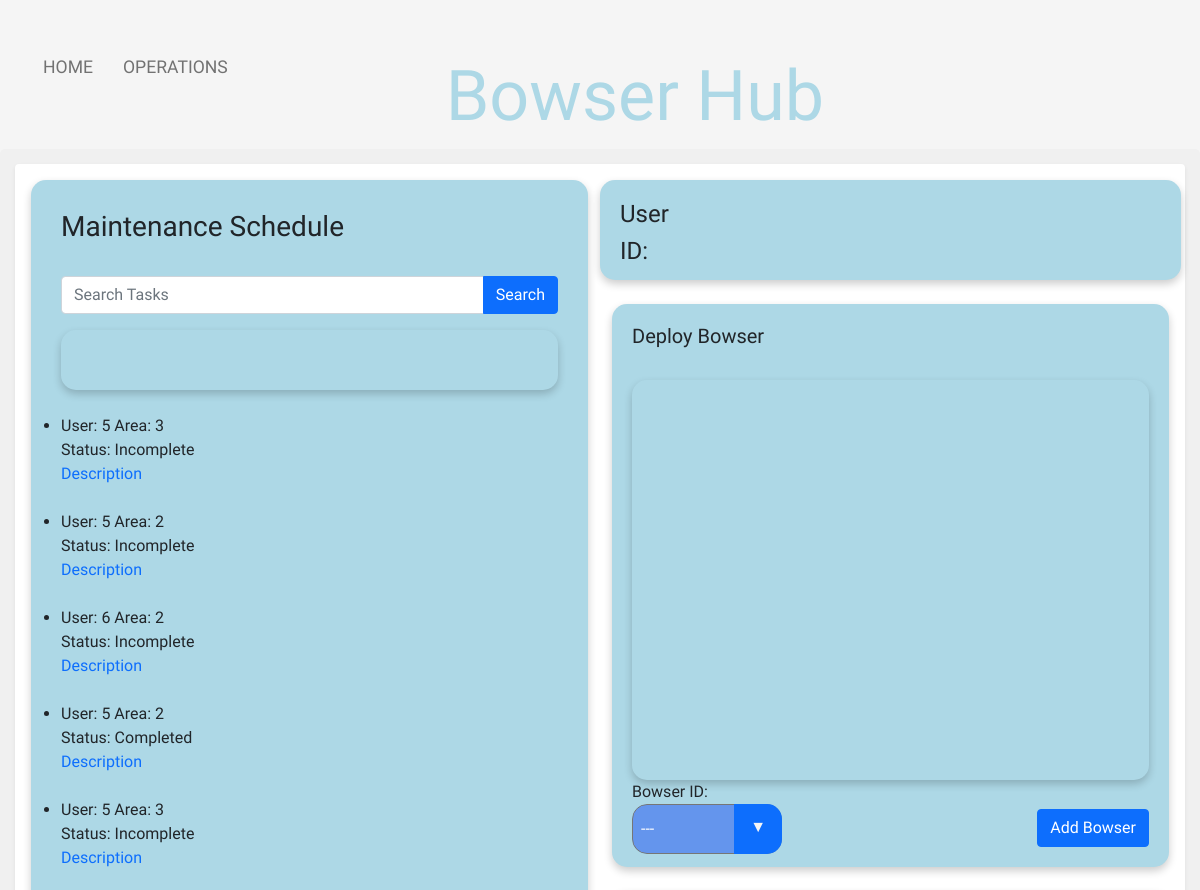
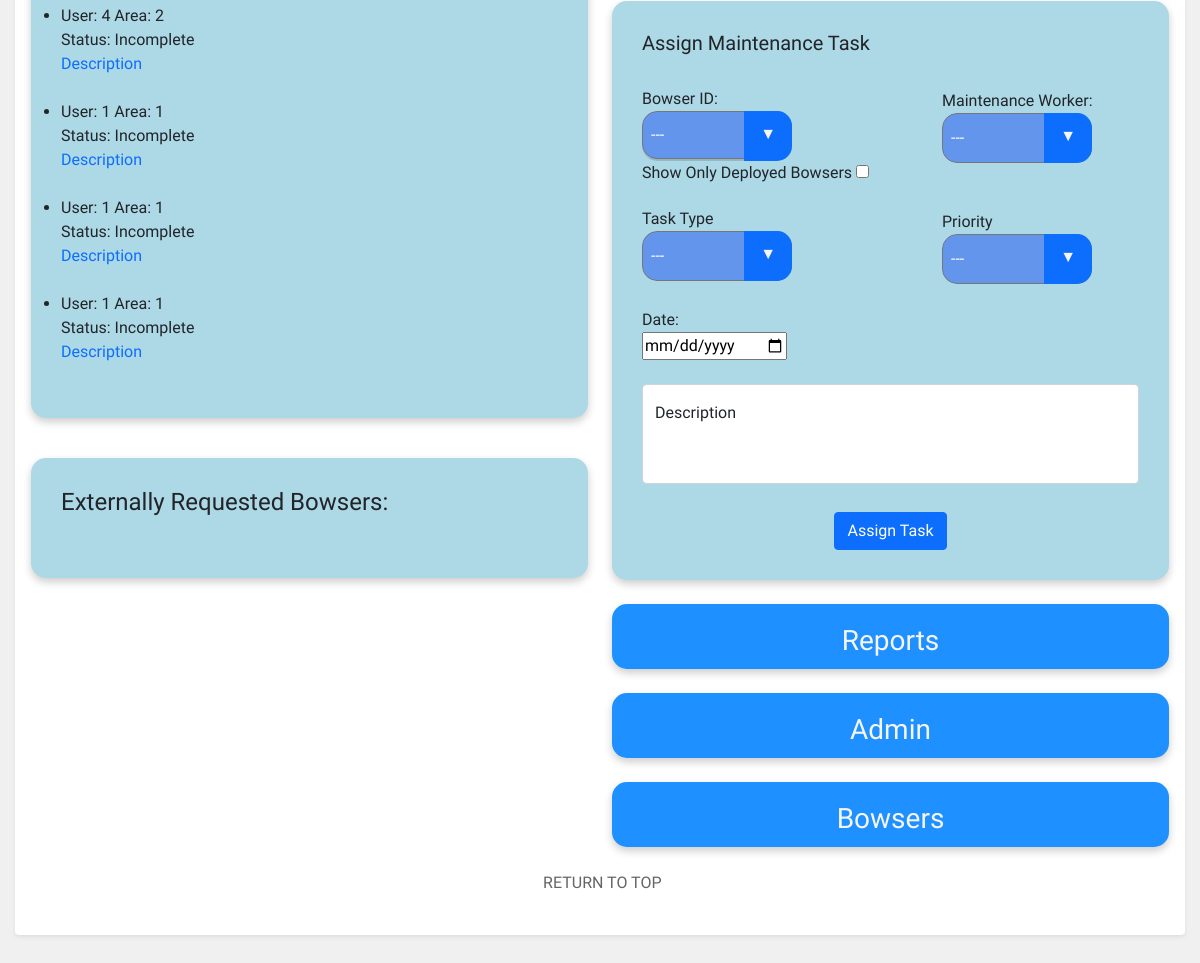
/operations/operations.php, run on the app's committed database (2 pictures, top to bottom).
### tables this page shows
CREATE TABLE `tbl_maintenance_schedule` (
  `Maintenance_ID` int(11) NOT NULL,
  `Bowser_ID` int(11) NOT NULL,
  `User_ID` int(11) NOT NULL,
  `Description` varchar(100) NOT NULL,
  `Status` varchar(100) NOT NULL,
  `Date` timestamp NOT NULL DEFAULT current_timestamp() ON UPDATE current_timestamp(),
  `Assigned_To` int(11) NOT NULL,
  `Area_ID` int(11) NOT NULL,
  `Priority` int(11) NOT NULL,
  `Task_Type` varchar(100) NOT NULL
);

### operations/operations.php (the view, shortened to what this page needs)
<!doctype html>
<html lang="en">
<head>
    <link href="https://cdn.jsdelivr.net/npm/bootstrap@5.1.1/dist/css/bootstrap.min.css" rel="stylesheet">
    <link rel="stylesheet" href="../global/global.css" type="text/css">
    <link rel="stylesheet" href="operations.css" type="text/css">
    <link rel="stylesheet" href="https://cdnjs.cloudflare.com/ajax/libs/jqueryui/1.12.1/jquery-ui.css" />
</head>
<body>
<div>
    <div class="nav-wrapper">
        <div class="left-side">
            <div class="nav-link-wrapper active-nav-link">
                <a class="text-focus-in" id="homeLink" href="../home/index.php">Home</a>
            </div>
            <div class="nav-link-wrapper active-nav-link">
                <a class="text-focus-in" href="operations.php">Operations</a>
            </div>
        </div>
        <div class="middle">
            <h2 class="text-focus-in" id="navTitle">Bowser Hub</h2>
        </div>
        <div class="right-side">
        </div>
    </div>
    <div class="upperPage">
        <div class="shadow-sm p-3 mb-5 bg-body rounded">
            <div class="row">
                <div class="col">
                    <ul class="operations-list">
                        <h3 class="text-focus-in"> Maintenance Schedule</h3>
                        <br />
                        <form action="" method="POST">
                            <div class="input-group mb-3">
                                <input type="text" name="term" id="term" class="form-control" placeholder="Search Tasks">
                                <button type="submit" name="submit" class="btn btn-primary">Search</button>
                            </div>
                        </form>
                        <div id="searchedTask">
                        </div>
                        <br />
                        <?php
                        $connection = OpenConnection();
                        $sql="SELECT * FROM tbl_maintenance_schedule ORDER BY Date DESC LIMIT 10 ";
                        $result = mysqli_query($connection, $sql);
                        while($row = mysqli_fetch_assoc($result)) {
                            echo "<li id='listItem'" .$row['Date'] ."<br />";
                            echo "User: ".$row['Assigned_To']."&nbsp"."Area: ".$row['Area_ID']."<br />";
                            echo "Status: ". $row['Status'];
                            echo "<br /><a href='#' data-toggle='popover' title='".$row['Description']."' data-content='test'>Description</a> ";
                            echo "<br /><br /></li>";
                        }
                        ?>
                    </ul>
                    <br />
                    <div id="requestAlerts">
                    <h4>Externally Requested Bowsers:</h4>
                    <br />
                    </div>
                    <br />
                </div>
                <div class="col">
                    <div class="row">
                        <div id="text_area">
                            <?php
                            $connection = OpenConnection();
                            $email = $_SESSION['email'];
                            $sql1="SELECT * FROM `tbl_user_account` WHERE email='$email'";
                            $username = current(explode('@', $email));
                            $result = mysqli_query($connection, $sql1);
                            $rows = mysqli_fetch_array($result);
                            $userID = $rows["User_ID"];
                            echo "<h4>User&nbsp;".$username."</h4>";
                            echo "<h4>ID:&nbsp;".$userID."</h4>";
                            ?>
                        </div>
                    </div>
                    <br />
                    <div id="viewMap">
                    <form id="formInsertEvent" method="post" enctype="multipart/form-data" >
                        <h5>Deploy Bowser</h5><br />
                        <div class="mapDiv" id="map" name="maps" onClick="markerLocation()"> </div>
                        <label>Bowser ID:</label>
                        <br />
                        <div id="bowserInsertion">
                        <div class="select">
                                <select name="bowserForInsert" id="select">
                                    <?php
                                    echo "<option value='-1' disabled selected>---</option>";
                                    ?>
                                </select>
                        </div>
                        </div>
                        <div id="insertButton">
                            <button type="submit" name="submitBowser" class="btn btn-primary ">Add Bowser</button>
                        </div>
                    </form>
                    </div>
                        <br />
                        <div id="taskAllocation">
                        <div method="post" action="allocateTaskDAO.php" id="formAllocateTask">
                            <h5>Assign Maintenance Task</h5>
                        <br />
                            <div id="bowserID">
                                <label>Bowser ID:</label>
                                <br />
                                <div class="select">
                                  <p>
                                    <select name="bowserID" id="select">
                                      <?php
                                        echo "<option value='-1' disabled selected>---</option>";
                                        ?>
                                    </select>
                                </div>
									<label for="filter">Show Only Deployed Bowsers</label>
                                    <input type="checkbox" name="filter" form="Filter" value="filter" onchange="this.form.submit()" <?php if(!empty($_SESSION["filter"])){echo "checked";} ?>></input>
                            </div>
                            <br />
                            <div id="maintenanceID">
                                <label>Maintenance Worker:</label>
                                <br />
                                <div class="select">
                                    <select name="workerID" id="select">
                                        <?php
                                        echo "<option value='-1' disabled selected>---</option>";
                                        ?>
                                    </select>
                                </div>
                            </div>
                            <br />
                            <div id="taskID">
                                <label>Task Type</label>
                                <div id="taskType" class="select">
                                    <select name="task" id="select">
                                        <option value='-1' disabled selected>---</option>
                                    </select>
                                </div>
                            </div>
                            <br />
                            <div id="priorityID">
                                <label>Priority</label>
                                <div id="priorityMenu" class="select">
                                    <select name="priority" id="select">
                                        <option value='-1' disabled selected>---</option>
                                    </select>
                                </div>
                            </div>
                            <br />
                            <div id="dateID">
                                <label>Date:</label>
                                <br />
                                <input type="date" id="dateID" name="date">
                            </div>
                            <br />
                            <div class="form-floating" id="formID">
                                <textarea class="form-control" name="description" placeholder="description"style="height: 100px"></textarea>
                                <label for="floatingTextarea2">Description</label>
                            </div>
                            <br /><br />
                            <div id="allocateSubmitID">
                                <button type="submit" name="allocateTaskSubmit" class="btn btn-primary">Assign Task</button>
                            </div>
                    </div>
                    </div>
                    <br />
                    <div class="vibrate-2">
                        <div class="d-grid gap-2" id="modalButton" >
                            <a class="text-focus-in" href="javascript:popUpWindow('reports.php','heatmap','900','500')" class="remove_outline" ><h3 id="buttonTxt">Reports</h3></a>
                        </div>
                    </div>
                    <br />
                    <div class="vibrate-2">
                        <div class="d-grid gap-2" id="modalButton" >
                            <a class="text-focus-in" href="javascript:popUpWindow('admin.php','admin','900','500')" class="remove_outline" ><h3 id="buttonTxt">Admin</h3></a>
                        </div>
                    </div>
                    <br />
                    <div class="vibrate-2">
                        <div class="d-grid gap-2" id="modalButton" >
                            <a class="text-focus-in" class="remove_outline" href="javascript:popUpWindow('../bowsers/bowsers.php','bowsers','900','500')"><h3 id="buttonTxt">Bowsers</h3></a>
                        </div>
                    </div>
                    <br />
                </div>
</div>
    <br /><br />
<p><a id="top_link" href="#back_to_top" >RETURN TO TOP</a></p>
<br />  <br />
</body>
</html>

### global/global.css (style rules this page uses)
.left-side { margin-left: 5px; }
body { font-family: "Comfortaa", cursive; margin: 0px; background-color: whitesmoke; }
.nav-wrapper { display: flex; justify-content: space-between; padding: 38px; font-size: larger; }
#navTitle { font-family: 'Rubik Moonrocks', cursive; font-size: 90px; color: lightblue; margin-left: 30pc; }
.left-side { display: flex; margin-left: -4%; }
.nav-wrapper > .left-side > div { margin-right: 30px; text-transform: uppercase; font-size: 1.1rem; }
.nav-link-wrapper { height: 22px; border-bottom: 1px solid transparent; transition: border-bottom 0.5s; }
.active-nav-link a { color: #727272; }
.nav-link-wrapper a { color: #727272; text-decoration: none; transition: color 0.5s; }
.text-focus-in { -webkit-animation: text-focus-in 0.7s cubic-bezier(0.55, 0.085, 0.68, 0.53) both; animation: text-focus-in 0.7s cubic-bezier(0.55, 0.085, 0.68, 0.53) both; animation-delay: 0.7s; }
.middle { margin-left: -30%; }
.upperPage { background-color: rgb(240, 240, 240); border-radius: 5px; padding: 15px; margin-top: -35px; }
#top_link { color: #656565; margin-left: 45%; }
a:link { text-decoration: none; }
#map { height: 400px; }
.mapDiv { padding: 5px; border: 0; border-radius: 15px; box-shadow: 0 4px 8px 0 rgba(0, 0, 0, 0.2); }
textarea { resize: none; }
select { -webkit-appearance: none; -moz-appearance: none; -ms-appearance: none; appearance: none; outline: 0; background: #0d6efd; background-image: none; border-radius: 15px; box-shadow: 0 4px 8px 0 rgba(0, 0, 0, 0.2); font-family: "Comfortaa", cursive; }
.select { position: relative; display: block; height: 2.9em; line-height: 2.9; background: transparent; overflow: hidden; border-radius: 15px; width: 280px; height: 50px; }
select { width: 100%; height: 100%; margin: 0; padding: 0 0 0 0.5em; color: #fff; cursor: pointer; }
.select::after { content: "\25BC"; position: absolute; top: 0; right: 0; bottom: 0; padding: 0 1em; background: #0d6efd; pointer-events: none; }
.select::after { -webkit-transition: 0.25s all ease; -o-transition: 0.25s all ease; transition: 0.25s all ease; }
@media only screen and (max-width: 1200px) { .middle { margin-left: -50px; } }
@media only screen and (max-width: 1200px) { #navTitle { margin-left: -50px; font-size: 70px; } }

### operations/operations.css (style rules this page uses)
.left-side { margin-left: 5px; }
.operations-list { padding: 30px; background-color: lightblue; border: 0; border-radius: 15px; box-shadow: 0 4px 8px 0 rgba(0, 0, 0, 0.2); }
#searchedTask { padding: 30px; border: 0 cornflowerblue; border-radius: 15px; box-shadow: 0 4px 8px 0 rgba(0, 0, 0, 0.2); }
#text_area { height: 100px; padding: 20px; background-color: lightblue; border: 0; border-radius: 15px; box-shadow: 0 4px 8px 0 rgba(0, 0, 0, 0.2); }
#requestAlerts { padding: 30px; background-color: lightblue; border: 0; border-radius: 15px; box-shadow: 0 4px 8px 0 rgba(0, 0, 0, 0.2); }
#viewMap { padding: 20px; font-stretch: expanded; background-color: lightblue; border: 0; border-radius: 15px; box-shadow: 0 4px 8px 0 rgba(0, 0, 0, 0.2); }
#buttonTxt { color: whitesmoke; text-align: center; }
#modalButton { height: 65px; padding: 20px; font-stretch: expanded; background-color: dodgerblue; border: 0; border-radius: 15px; box-shadow: 0 4px 8px 0 rgba(0, 0, 0, 0.2); }
#taskAllocation { padding: 30px; font-stretch: expanded; background-color: lightblue; border: 0; border-radius: 15px; box-shadow: 0 4px 8px 0 rgba(0, 0, 0, 0.2); }
#insertButton { text-align: right; margin-top: -45px; }
.select { width: 150px; color: whitesmoke; }
select { background: cornflowerblue; }
#maintenanceID { margin-left: 300px; margin-top: -120px; }
#taskID { margin-top: 20px; }
#priorityID { margin-left: 300px; margin-top: -95px; }
#allocateSubmitID { margin-top: -20px; text-align: center; }
.vibrate-2 { -webkit-animation: vibrate-2 2s linear infinite both; animation: vibrate-2 2s linear infinite both; }

### data on the page
tbl_maintenance_schedule: Assigned_To "5", Area_ID "3", Status "Incomplete"
tbl_maintenance_schedule: Assigned_To "5", Area_ID "2", Status "Incomplete"
tbl_maintenance_schedule: Assigned_To "6", Area_ID "2", Status "Incomplete"
tbl_maintenance_schedule: Assigned_To "5", Area_ID "2", Status "Completed"
tbl_maintenance_schedule: Assigned_To "5", Area_ID "3", Status "Incomplete"
tbl_maintenance_schedule: Assigned_To "4", Area_ID "2", Status "Incomplete"
tbl_maintenance_schedule: Assigned_To "1", Area_ID "1", Status "Incomplete"
tbl_maintenance_schedule: Assigned_To "1", Area_ID "1", Status "Incomplete"
tbl_maintenance_schedule: Assigned_To "1", Area_ID "1", Status "Incomplete"
